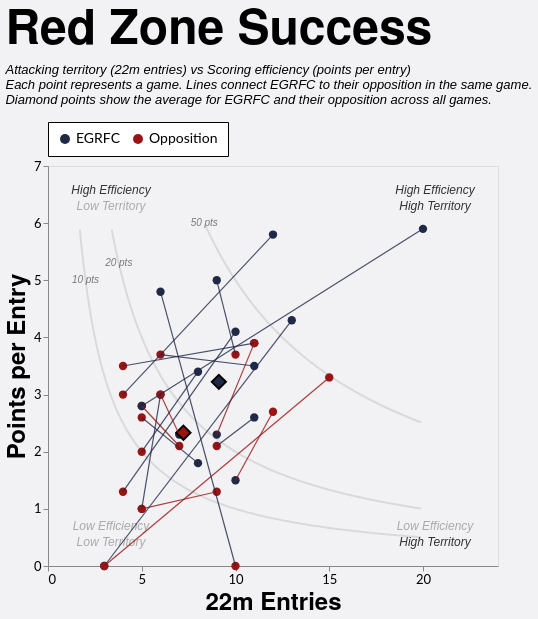

Describe this chart as a Vega-Lite specification.
### Vega-Lite specification from a JSON file in a GitHub repository (floating-point values rounded to 4 significant figures; data arrays with more than 128 entries replaced by an {"elided": "..."} marker saying what was removed)
{"config": {"axis": {"labelFont": "Lato, sans-serif", "titleFont": "PT Sans Narrow, Helvetica Neue, Helvetica, Arial, sans-serif", "labelFontSize": 13, "titleFontSize": 24, "gridColor": "#202947", "gridOpacity": 0.2}, "header": {"labelFont": "PT Sans Narrow, Helvetica Neue, Helvetica, Arial, sans-serif", "titleFont": "PT Sans Narrow, Helvetica Neue, Helvetica, Arial, sans-serif", "labelFontSize": 24, "titleFontSize": 28, "labelFontWeight": "bold", "orient": "left"}, "legend": {"labelFont": "Lato, sans-serif", "titleFont": "PT Sans Narrow, Helvetica Neue, Helvetica, Arial, sans-serif", "labelFontSize": 14, "titleFontSize": 16, "titlePadding": 5, "fillColor": "white", "strokeColor": "black", "padding": 10, "titleFontWeight": "lighter", "titleFontStyle": "italic", "titleColor": "gray", "offset": 10}, "title": {"font": "PT Sans Narrow, Helvetica Neue, Helvetica, Arial, sans-serif", "fontSize": 48, "fontWeight": "bold", "anchor": "start", "align": "center", "titlePadding": 20, "subtitlePadding": 10, "subtitleFontSize": 13, "subtitleColor": "", "subtitleFontStyle": "italic", "offset": 15, "color": "black"}, "axisX": {"labelAngle": 0}, "facet": {"title": null, "header": null, "align": {"row": "each", "column": "each"}}, "resolve": {"scale": {"y": "independent", "facet": "independent"}}, "background": "#f2f1f4"}, "layer": [{"data": {"name": "data-599fc2f6c3ba56b88793ced97d33e5d1"}, "mark": {"type": "line", "clip": true, "color": "black", "opacity": 0.1}, "encoding": {"x": {"field": "x", "type": "quantitative"}, "y": {"field": "y", "type": "quantitative"}}, "name": "view_3"}, {"data": {"name": "data-00c949a7a2803a56dfcb9f8d1ac95424"}, "mark": {"type": "line", "clip": true, "color": "black", "opacity": 0.1}, "encoding": {"x": {"field": "x", "type": "quantitative"}, "y": {"field": "y", "type": "quantitative"}}}, {"data": {"name": "data-fc6cdfa14299584fc906df48e496de6f"}, "mark": {"type": "line", "clip": true, "color": "black", "opacity": 0.1}, "encoding": {"x": {"field": "x", "type": "quantitative"}, "y": {"field": "y", "type": "quantitative"}}}, {"data": {"name": "data-711a5b994e32e1318dde2831c099eb87"}, "mark": {"type": "text", "color": "black", "fontStyle": "italic", "opacity": 0.5, "size": 10}, "encoding": {"text": {"field": "label", "type": "nominal"}, "x": {"field": "x", "type": "quantitative"}, "y": {"field": "y", "type": "quantitative"}}}, {"data": {"name": "data-5a468b3e3df2c99d2f4ec7c9a670c522"}, "mark": {"type": "text", "color": "black", "fontStyle": "italic", "size": 12}, "encoding": {"opacity": {"field": "opacity", "legend": null, "type": "quantitative"}, "text": {"field": "label", "type": "nominal"}, "x": {"field": "x", "type": "quantitative"}, "y": {"field": "y", "type": "quantitative"}}}, {"data": {"name": "data-2ee09be31201013b75531c39c240d6d0"}, "mark": {"type": "point", "filled": true, "size": 70}, "encoding": {"color": {"field": "team", "legend": {"orient": "top", "title": null}, "scale": {"domain": ["EGRFC", "Opposition"], "range": ["#202946", "#991515"]}, "type": "nominal"}, "opacity": {"condition": {"param": "param_8", "value": 1}, "value": 0.1}, "tooltip": [{"field": "label", "title": "Game", "type": "nominal"}, {"field": "date", "title": "Date", "type": "temporal"}, {"field": "points", "title": "Points", "type": "quantitative"}, {"field": "tries", "title": "Tries", "type": "quantitative"}, {"field": "entries_22m", "title": "22m Entries", "type": "quantitative"}, {"field": "points_per_entry", "format": ".1f", "title": "Points per Entry", "type": "quantitative"}, {"field": "tries_per_entry", "format": ".1f", "title": "Tries per Entry", "type": "quantitative"}], "x": {"axis": {"grid": false, "tickCount": 4, "title": "22m Entries"}, "field": "entries_22m", "scale": {"domain": [0, 24.0], "zero": true}, "type": "quantitative"}, "y": {"axis": {"grid": false, "tickCount": 7, "title": "Points per Entry"}, "field": "points_per_entry", "scale": {"domain": [0, 7.0], "zero": true}, "type": "quantitative"}}, "transform": [{"filter": "(rzSquad == 'All' || datum.squad == rzSquad) && (rzSeason == 'All' || datum.season == rzSeason) && (rzGameType == 'All' || (rzGameType == 'League + Cup' && (datum.game_type == 'League' || datum.game_type == 'Cup')) || (rzGameType == 'League only' && datum.game_type == 'League') || datum.game_type == rzGameType)"}]}, {"data": {"name": "data-2ee09be31201013b75531c39c240d6d0"}, "mark": {"type": "point", "filled": true, "opacity": 1, "shape": "diamond", "stroke": "black"}, "encoding": {"color": {"field": "team", "scale": {"domain": ["EGRFC", "Opposition"], "range": ["#202946", "#991515"]}, "type": "nominal"}, "opacity": {"condition": {"param": "param_8", "value": 1}, "value": 0.1}, "size": {"value": 200}, "tooltip": [{"field": "points", "format": ".1f", "title": "Average Points", "type": "quantitative"}, {"field": "tries", "format": ".1f", "title": "Average Tries", "type": "quantitative"}, {"field": "entries_22m", "format": ".1f", "title": "Average 22m Entries", "type": "quantitative"}, {"field": "points_per_entry", "format": ".1f", "title": "Average Points per Entry", "type": "quantitative"}, {"field": "tries_per_entry", "format": ".1f", "title": "Average Tries per Entry", "type": "quantitative"}], "x": {"field": "entries_22m", "type": "quantitative"}, "y": {"field": "points_per_entry", "type": "quantitative"}}, "transform": [{"filter": "(rzSquad == 'All' || datum.squad == rzSquad) && (rzSeason == 'All' || datum.season == rzSeason) && (rzGameType == 'All' || (rzGameType == 'League + Cup' && (datum.game_type == 'League' || datum.game_type == 'Cup')) || (rzGameType == 'League only' && datum.game_type == 'League') || datum.game_type == rzGameType)"}, {"aggregate": [{"op": "mean", "field": "entries_22m", "as": "entries_22m"}, {"op": "mean", "field": "points", "as": "points"}, {"op": "mean", "field": "tries", "as": "tries"}, {"op": "mean", "field": "points_per_entry", "as": "points_per_entry"}, {"op": "mean", "field": "tries_per_entry", "as": "tries_per_entry"}], "groupby": ["team"]}]}, {"data": {"name": "data-be0241dbb039093281ec16d7ba2c9540"}, "mark": {"type": "rule", "strokeWidth": 1.2}, "encoding": {"color": {"condition": {"test": "datum.points_egrfc > datum.points_opp", "value": "#202946"}, "value": "#991515"}, "detail": {"field": "game_id", "type": "nominal"}, "opacity": {"condition": {"param": "param_8", "value": 0.8}, "value": 0.1}, "x": {"field": "entries_22m_egrfc", "type": "quantitative"}, "x2": {"field": "entries_22m_opp"}, "y": {"field": "metric_egrfc", "type": "quantitative"}, "y2": {"field": "metric_opp"}}, "transform": [{"filter": "(rzSquad == 'All' || datum.squad == rzSquad) && (rzSeason == 'All' || datum.season == rzSeason) && (rzGameType == 'All' || (rzGameType == 'League + Cup' && (datum.game_type == 'League' || datum.game_type == 'Cup')) || (rzGameType == 'League only' && datum.game_type == 'League') || datum.game_type == rzGameType)"}]}], "height": 400, "params": [{"name": "rzSquad", "value": "1st"}, {"name": "rzSeason", "value": "All"}, {"name": "rzGameType", "value": "All"}, {"name": "param_8", "select": {"type": "point", "fields": ["team"]}, "bind": "legend", "views": ["view_3"]}], "resolve": {"scale": {"color": "shared", "x": "shared", "y": "shared"}}, "title": {"text": "Red Zone Success", "subtitle": ["Attacking territory (22m entries) vs Scoring efficiency (points per entry)", "Each point represents a game. Lines connect EGRFC to their opposition in the same game.", "Diamond points show the average for EGRFC and their opposition across all games."]}, "width": 450, "$schema": "https://vega.github.io/schema/vega-lite/v5.20.1.json", "datasets": {"data-599fc2f6c3ba56b88793ced97d33e5d1": {"elided": "183 records"}, "data-00c949a7a2803a56dfcb9f8d1ac95424": {"elided": "166 records"}, "data-fc6cdfa14299584fc906df48e496de6f": [{"x": 8.4, "y": 5.952}, {"x": 8.5, "y": 5.882}, {"x": 8.6, "y": 5.814}, {"x": 8.7, "y": 5.747}, {"x": 8.8, "y": 5.682}, {"x": 8.9, "y": 5.618}, {"x": 9.0, "y": 5.556}, {"x": 9.1, "y": 5.495}, {"x": 9.2, "y": 5.435}, {"x": 9.3, "y": 5.376}, {"x": 9.4, "y": 5.319}, {"x": 9.5, "y": 5.263}, {"x": 9.6, "y": 5.208}, {"x": 9.7, "y": 5.155}, {"x": 9.8, "y": 5.102}, {"x": 9.9, "y": 5.051}, {"x": 10.0, "y": 5.0}, {"x": 10.1, "y": 4.95}, {"x": 10.2, "y": 4.902}, {"x": 10.3, "y": 4.854}, {"x": 10.4, "y": 4.808}, {"x": 10.5, "y": 4.762}, {"x": 10.6, "y": 4.717}, {"x": 10.7, "y": 4.673}, {"x": 10.8, "y": 4.63}, {"x": 10.9, "y": 4.587}, {"x": 11.0, "y": 4.545}, {"x": 11.1, "y": 4.505}, {"x": 11.2, "y": 4.464}, {"x": 11.3, "y": 4.425}, {"x": 11.4, "y": 4.386}, {"x": 11.5, "y": 4.348}, {"x": 11.6, "y": 4.31}, {"x": 11.7, "y": 4.274}, {"x": 11.8, "y": 4.237}, {"x": 11.9, "y": 4.202}, {"x": 12.0, "y": 4.167}, {"x": 12.1, "y": 4.132}, {"x": 12.2, "y": 4.098}, {"x": 12.3, "y": 4.065}, {"x": 12.4, "y": 4.032}, {"x": 12.5, "y": 4.0}, {"x": 12.6, "y": 3.968}, {"x": 12.7, "y": 3.937}, {"x": 12.8, "y": 3.906}, {"x": 12.9, "y": 3.876}, {"x": 13.0, "y": 3.846}, {"x": 13.1, "y": 3.817}, {"x": 13.2, "y": 3.788}, {"x": 13.3, "y": 3.759}, {"x": 13.4, "y": 3.731}, {"x": 13.5, "y": 3.704}, {"x": 13.6, "y": 3.676}, {"x": 13.7, "y": 3.65}, {"x": 13.8, "y": 3.623}, {"x": 13.9, "y": 3.597}, {"x": 14.0, "y": 3.571}, {"x": 14.1, "y": 3.546}, {"x": 14.2, "y": 3.521}, {"x": 14.3, "y": 3.497}, {"x": 14.4, "y": 3.472}, {"x": 14.5, "y": 3.448}, {"x": 14.6, "y": 3.425}, {"x": 14.7, "y": 3.401}, {"x": 14.8, "y": 3.378}, {"x": 14.9, "y": 3.356}, {"x": 15.0, "y": 3.333}, {"x": 15.1, "y": 3.311}, {"x": 15.2, "y": 3.289}, {"x": 15.3, "y": 3.268}, {"x": 15.4, "y": 3.247}, {"x": 15.5, "y": 3.226}, {"x": 15.6, "y": 3.205}, {"x": 15.7, "y": 3.185}, {"x": 15.8, "y": 3.165}, {"x": 15.9, "y": 3.145}, {"x": 16.0, "y": 3.125}, {"x": 16.1, "y": 3.106}, {"x": 16.2, "y": 3.086}, {"x": 16.3, "y": 3.067}, {"x": 16.4, "y": 3.049}, {"x": 16.5, "y": 3.03}, {"x": 16.6, "y": 3.012}, {"x": 16.7, "y": 2.994}, {"x": 16.8, "y": 2.976}, {"x": 16.9, "y": 2.959}, {"x": 17.0, "y": 2.941}, {"x": 17.1, "y": 2.924}, {"x": 17.2, "y": 2.907}, {"x": 17.3, "y": 2.89}, {"x": 17.4, "y": 2.874}, {"x": 17.5, "y": 2.857}, {"x": 17.6, "y": 2.841}, {"x": 17.7, "y": 2.825}, {"x": 17.8, "y": 2.809}, {"x": 17.9, "y": 2.793}, {"x": 18.0, "y": 2.778}, {"x": 18.1, "y": 2.762}, {"x": 18.2, "y": 2.747}, {"x": 18.3, "y": 2.732}, {"x": 18.4, "y": 2.717}, {"x": 18.5, "y": 2.703}, {"x": 18.6, "y": 2.688}, {"x": 18.7, "y": 2.674}, {"x": 18.8, "y": 2.66}, {"x": 18.9, "y": 2.646}, {"x": 19.0, "y": 2.632}, {"x": 19.1, "y": 2.618}, {"x": 19.2, "y": 2.604}, {"x": 19.3, "y": 2.591}, {"x": 19.4, "y": 2.577}, {"x": 19.5, "y": 2.564}, {"x": 19.6, "y": 2.551}, {"x": 19.7, "y": 2.538}, {"x": 19.8, "y": 2.525}, {"x": 19.9, "y": 2.513}], "data-711a5b994e32e1318dde2831c099eb87": [{"y": 6.0, "x": 8.333, "label": "50 pts"}, {"y": 5.3, "x": 3.774, "label": "20 pts"}, {"y": 5.0, "x": 2.0, "label": "10 pts"}], "data-5a468b3e3df2c99d2f4ec7c9a670c522": [{"x": 20.64, "y": 6.58, "label": "High Efficiency", "opacity": 1.0}, {"x": 20.64, "y": 0.7, "label": "Low Efficiency", "opacity": 0.5}, {"x": 3.36, "y": 6.58, "label": "High Efficiency", "opacity": 1.0}, {"x": 3.36, "y": 0.7, "label": "Low Efficiency", "opacity": 0.5}, {"x": 20.64, "y": 6.3, "label": "High Territory", "opacity": 1.0}, {"x": 20.64, "y": 0.42, "label": "High Territory", "opacity": 1.0}, {"x": 3.36, "y": 6.3, "label": "Low Territory", "opacity": 0.5}, {"x": 3.36, "y": 0.42, "label": "Low Territory", "opacity": 0.5}], "data-2ee09be31201013b75531c39c240d6d0": [{"game_id": "2026-03-21_1st_Crawley", "date": "2026-03-21T00:00:00", "season": "2025/26", "squad": "1st", "game_type": "League", "opposition": "Crawley", "home_away": "H", "label": "Crawley (H)", "team": "EGRFC", "entries_22m": 20.0, "points": 118.0, "tries": 18.0, "points_per_entry": 5.9, "tries_per_entry": 0.9}, {"game_id": "2026-03-21_1st_Crawley", "date": "2026-03-21T00:00:00", "season": "2025/26", "squad": "1st", "game_type": "League", "opposition": "Crawley", "home_away": "H", "label": "Crawley (H)", "team": "Opposition", "entries_22m": 5.0, "points": 14.0, "tries": 2.0, "points_per_entry": 2.8, "tries_per_entry": 0.4}, {"game_id": "2026-03-07_1st_Eastbourne_II", "date": "2026-03-07T00:00:00", "season": "2025/26", "squad": "1st", "game_type": "League", "opposition": "Eastbourne II", "home_away": "A", "label": "Eastbourne II (A)", "team": "EGRFC", "entries_22m": 6.0, "points": 29.0, "tries": 5.0, "points_per_entry": 4.8, "tries_per_entry": 0.8333}, {"game_id": "2026-03-07_1st_Eastbourne_II", "date": "2026-03-07T00:00:00", "season": "2025/26", "squad": "1st", "game_type": "League", "opposition": "Eastbourne II", "home_away": "A", "label": "Eastbourne II (A)", "team": "Opposition", "entries_22m": 10.0, "points": 0.0, "tries": 0.0, "points_per_entry": 0.0, "tries_per_entry": 0.0}, {"game_id": "2026-02-28_1st_Pulborough", "date": "2026-02-28T00:00:00", "season": "2025/26", "squad": "1st", "game_type": "League", "opposition": "Pulborough", "home_away": "H", "label": "Pulborough (H)", "team": "EGRFC", "entries_22m": 8.0, "points": 14.0, "tries": 1.0, "points_per_entry": 1.8, "tries_per_entry": 0.125}, {"game_id": "2026-02-28_1st_Pulborough", "date": "2026-02-28T00:00:00", "season": "2025/26", "squad": "1st", "game_type": "League", "opposition": "Pulborough", "home_away": "H", "label": "Pulborough (H)", "team": "Opposition", "entries_22m": 5.0, "points": 13.0, "tries": 2.0, "points_per_entry": 2.6, "tries_per_entry": 0.4}, {"game_id": "2026-02-14_1st_Lewes", "date": "2026-02-14T00:00:00", "season": "2025/26", "squad": "1st", "game_type": "League", "opposition": "Lewes", "home_away": "A", "label": "Lewes (A)", "team": "EGRFC", "entries_22m": 11.0, "points": 39.0, "tries": 6.0, "points_per_entry": 3.5, "tries_per_entry": 0.5455}, {"game_id": "2026-02-14_1st_Lewes", "date": "2026-02-14T00:00:00", "season": "2025/26", "squad": "1st", "game_type": "League", "opposition": "Lewes", "home_away": "A", "label": "Lewes (A)", "team": "Opposition", "entries_22m": 6.0, "points": 22.0, "tries": 3.0, "points_per_entry": 3.7, "tries_per_entry": 0.5}, {"game_id": "2026-01-24_1st_Brighton_II", "date": "2026-01-24T00:00:00", "season": "2025/26", "squad": "1st", "game_type": "League", "opposition": "Brighton II", "home_away": "H", "label": "Brighton II (H)", "team": "EGRFC", "entries_22m": 3.0, "points": 0.0, "tries": 0.0, "points_per_entry": 0.0, "tries_per_entry": 0.0}, {"game_id": "2026-01-24_1st_Brighton_II", "date": "2026-01-24T00:00:00", "season": "2025/26", "squad": "1st", "game_type": "League", "opposition": "Brighton II", "home_away": "H", "label": "Brighton II (H)", "team": "Opposition", "entries_22m": 15.0, "points": 50.0, "tries": 8.0, "points_per_entry": 3.3, "tries_per_entry": 0.5333}, {"game_id": "2026-01-10_1st_Royals", "date": "2026-01-10T00:00:00", "season": "2025/26", "squad": "1st", "game_type": "League", "opposition": "Royals", "home_away": "H", "label": "Royals (H)", "team": "EGRFC", "entries_22m": 10.0, "points": 41.0, "tries": 7.0, "points_per_entry": 4.1, "tries_per_entry": 0.7}, {"game_id": "2026-01-10_1st_Royals", "date": "2026-01-10T00:00:00", "season": "2025/26", "squad": "1st", "game_type": "League", "opposition": "Royals", "home_away": "H", "label": "Royals (H)", "team": "Opposition", "entries_22m": 4.0, "points": 5.0, "tries": 1.0, "points_per_entry": 1.3, "tries_per_entry": 0.25}, {"game_id": "2025-12-20_1st_Ditchling", "date": "2025-12-20T00:00:00", "season": "2025/26", "squad": "1st", "game_type": "League", "opposition": "Ditchling", "home_away": "H", "label": "Ditchling (H)", "team": "EGRFC", "entries_22m": 11.0, "points": 29.0, "tries": 5.0, "points_per_entry": 2.6, "tries_per_entry": 0.4545}, {"game_id": "2025-12-20_1st_Ditchling", "date": "2025-12-20T00:00:00", "season": "2025/26", "squad": "1st", "game_type": "League", "opposition": "Ditchling", "home_away": "H", "label": "Ditchling (H)", "team": "Opposition", "entries_22m": 9.0, "points": 19.0, "tries": 3.0, "points_per_entry": 2.1, "tries_per_entry": 0.3333}, {"game_id": "2025-11-29_1st_Eastbourne_II", "date": "2025-11-29T00:00:00", "season": "2025/26", "squad": "1st", "game_type": "League", "opposition": "Eastbourne II", "home_away": "H", "label": "Eastbourne II (H)", "team": "EGRFC", "entries_22m": 13.0, "points": 56.0, "tries": 10.0, "points_per_entry": 4.3, "tries_per_entry": 0.7692}, {"game_id": "2025-11-29_1st_Eastbourne_II", "date": "2025-11-29T00:00:00", "season": "2025/26", "squad": "1st", "game_type": "League", "opposition": "Eastbourne II", "home_away": "H", "label": "Eastbourne II (H)", "team": "Opposition", "entries_22m": 3.0, "points": 0.0, "tries": 0.0, "points_per_entry": 0.0, "tries_per_entry": 0.0}, {"game_id": "2025-11-22_1st_Pulborough", "date": "2025-11-22T00:00:00", "season": "2025/26", "squad": "1st", "game_type": "League", "opposition": "Pulborough", "home_away": "A", "label": "Pulborough (A)", "team": "EGRFC", "entries_22m": 5.0, "points": 5.0, "tries": 1.0, "points_per_entry": 1.0, "tries_per_entry": 0.2}, {"game_id": "2025-11-22_1st_Pulborough", "date": "2025-11-22T00:00:00", "season": "2025/26", "squad": "1st", "game_type": "League", "opposition": "Pulborough", "home_away": "A", "label": "Pulborough (A)", "team": "Opposition", "entries_22m": 9.0, "points": 12.0, "tries": 2.0, "points_per_entry": 1.3, "tries_per_entry": 0.2222}, {"game_id": "2025-11-15_1st_Hove", "date": "2025-11-15T00:00:00", "season": "2025/26", "squad": "1st", "game_type": "Cup", "opposition": "Hove", "home_away": "H", "label": "Hove (H)", "team": "EGRFC", "entries_22m": 10.0, "points": 15.0, "tries": 2.0, "points_per_entry": 1.5, "tries_per_entry": 0.2}, {"game_id": "2025-11-15_1st_Hove", "date": "2025-11-15T00:00:00", "season": "2025/26", "squad": "1st", "game_type": "Cup", "opposition": "Hove", "home_away": "H", "label": "Hove (H)", "team": "Opposition", "entries_22m": 12.0, "points": 32.0, "tries": 5.0, "points_per_entry": 2.7, "tries_per_entry": 0.4167}, {"game_id": "2025-11-08_1st_Lewes", "date": "2025-11-08T00:00:00", "season": "2025/26", "squad": "1st", "game_type": "League", "opposition": "Lewes", "home_away": "H", "label": "Lewes (H)", "team": "EGRFC", "entries_22m": 11.0, "points": 43.0, "tries": 7.0, "points_per_entry": 3.9, "tries_per_entry": 0.6364}, {"game_id": "2025-11-08_1st_Lewes", "date": "2025-11-08T00:00:00", "season": "2025/26", "squad": "1st", "game_type": "League", "opposition": "Lewes", "home_away": "H", "label": "Lewes (H)", "team": "Opposition", "entries_22m": 4.0, "points": 14.0, "tries": 2.0, "points_per_entry": 3.5, "tries_per_entry": 0.5}, {"game_id": "2025-10-11_1st_Shoreham", "date": "2025-10-11T00:00:00", "season": "2025/26", "squad": "1st", "game_type": "League", "opposition": "Shoreham", "home_away": "H", "label": "Shoreham (H)", "team": "EGRFC", "entries_22m": 12.0, "points": 69.0, "tries": 11.0, "points_per_entry": 5.8, "tries_per_entry": 0.9167}, {"game_id": "2025-10-11_1st_Shoreham", "date": "2025-10-11T00:00:00", "season": "2025/26", "squad": "1st", "game_type": "League", "opposition": "Shoreham", "home_away": "H", "label": "Shoreham (H)", "team": "Opposition", "entries_22m": 4.0, "points": 12.0, "tries": 2.0, "points_per_entry": 3.0, "tries_per_entry": 0.5}, {"game_id": "2025-10-04_1st_Seaford", "date": "2025-10-04T00:00:00", "season": "2025/26", "squad": "1st", "game_type": "League", "opposition": "Seaford", "home_away": "A", "label": "Seaford (A)", "team": "EGRFC", "entries_22m": 8.0, "points": 27.0, "tries": 4.0, "points_per_entry": 3.4, "tries_per_entry": 0.5}, {"game_id": "2025-10-04_1st_Seaford", "date": "2025-10-04T00:00:00", "season": "2025/26", "squad": "1st", "game_type": "League", "opposition": "Seaford", "home_away": "A", "label": "Seaford (A)", "team": "Opposition", "entries_22m": 5.0, "points": 10.0, "tries": 2.0, "points_per_entry": 2.0, "tries_per_entry": 0.4}, {"game_id": "2025-04-12_1st_Haywards_Heath", "date": "2025-04-12T00:00:00", "season": "2024/25", "squad": "1st", "game_type": "Cup", "opposition": "Haywards Heath", "home_away": "H", "label": "Haywards Heath (H)", "team": "EGRFC", "entries_22m": 9.0, "points": 45.0, "tries": 6.0, "points_per_entry": 5.0, "tries_per_entry": 0.6667}, {"game_id": "2025-04-12_1st_Haywards_Heath", "date": "2025-04-12T00:00:00", "season": "2024/25", "squad": "1st", "game_type": "Cup", "opposition": "Haywards Heath", "home_away": "H", "label": "Haywards Heath (H)", "team": "Opposition", "entries_22m": 10.0, "points": 37.0, "tries": 6.0, "points_per_entry": 3.7, "tries_per_entry": 0.6}, {"game_id": "2025-03-22_1st_Cobham", "date": "2025-03-22T00:00:00", "season": "2024/25", "squad": "1st", "game_type": "League", "opposition": "Cobham", "home_away": "H", "label": "Cobham (H)", "team": "EGRFC", "entries_22m": 9.0, "points": 21.0, "tries": 3.0, "points_per_entry": 2.3, "tries_per_entry": 0.3333}, {"game_id": "2025-03-22_1st_Cobham", "date": "2025-03-22T00:00:00", "season": "2024/25", "squad": "1st", "game_type": "League", "opposition": "Cobham", "home_away": "H", "label": "Cobham (H)", "team": "Opposition", "entries_22m": 11.0, "points": 43.0, "tries": 7.0, "points_per_entry": 3.9, "tries_per_entry": 0.6364}, {"game_id": "2025-02-15_1st_Eastbourne", "date": "2025-02-15T00:00:00", "season": "2024/25", "squad": "1st", "game_type": "League", "opposition": "Eastbourne", "home_away": "H", "label": "Eastbourne (H)", "team": "EGRFC", "entries_22m": 5.0, "points": 14.0, "tries": 2.0, "points_per_entry": 2.8, "tries_per_entry": 0.4}, {"game_id": "2025-02-15_1st_Eastbourne", "date": "2025-02-15T00:00:00", "season": "2024/25", "squad": "1st", "game_type": "League", "opposition": "Eastbourne", "home_away": "H", "label": "Eastbourne (H)", "team": "Opposition", "entries_22m": 7.0, "points": 15.0, "tries": 2.0, "points_per_entry": 2.1, "tries_per_entry": 0.2857}, {"game_id": "2024-12-14_1st_Old_Haileyburians", "date": "2024-12-14T00:00:00", "season": "2024/25", "squad": "1st", "game_type": "League", "opposition": "Old Haileyburians", "home_away": "H", "label": "Old Haileyburians (H)", "team": "EGRFC", "entries_22m": 6.0, "points": 18.0, "tries": 2.0, "points_per_entry": 3.0, "tries_per_entry": 0.3333}, {"game_id": "2024-12-14_1st_Old_Haileyburians", "date": "2024-12-14T00:00:00", "season": "2024/25", "squad": "1st", "game_type": "League", "opposition": "Old Haileyburians", "home_away": "H", "label": "Old Haileyburians (H)", "team": "Opposition", "entries_22m": 5.0, "points": 5.0, "tries": 1.0, "points_per_entry": 1.0, "tries_per_entry": 0.2}, {"game_id": "2024-09-07_1st_London_Cornish", "date": "2024-09-07T00:00:00", "season": "2024/25", "squad": "1st", "game_type": "League", "opposition": "London Cornish", "home_away": "H", "label": "London Cornish (H)", "team": "EGRFC", "entries_22m": 7.0, "points": 16.0, "tries": 2.0, "points_per_entry": 2.3, "tries_per_entry": 0.2857}, {"game_id": "2024-09-07_1st_London_Cornish", "date": "2024-09-07T00:00:00", "season": "2024/25", "squad": "1st", "game_type": "League", "opposition": "London Cornish", "home_away": "H", "label": "London Cornish (H)", "team": "Opposition", "entries_22m": 6.0, "points": 18.0, "tries": 2.0, "points_per_entry": 3.0, "tries_per_entry": 0.3333}], "data-be0241dbb039093281ec16d7ba2c9540": [{"game_id": "2024-09-07_1st_London_Cornish", "date": "2024-09-07T00:00:00", "season": "2024/25", "squad": "1st", "game_type": "League", "opposition": "London Cornish", "label": "London Cornish (H)", "entries_22m_egrfc": 7.0, "entries_22m_opp": 6.0, "points_egrfc": 16.0, "points_opp": 18.0, "metric_egrfc": 2.3, "metric_opp": 3.0, "tries_egrfc": 2.0, "tries_opp": 2.0}, {"game_id": "2024-12-14_1st_Old_Haileyburians", "date": "2024-12-14T00:00:00", "season": "2024/25", "squad": "1st", "game_type": "League", "opposition": "Old Haileyburians", "label": "Old Haileyburians (H)", "entries_22m_egrfc": 6.0, "entries_22m_opp": 5.0, "points_egrfc": 18.0, "points_opp": 5.0, "metric_egrfc": 3.0, "metric_opp": 1.0, "tries_egrfc": 2.0, "tries_opp": 1.0}, {"game_id": "2025-02-15_1st_Eastbourne", "date": "2025-02-15T00:00:00", "season": "2024/25", "squad": "1st", "game_type": "League", "opposition": "Eastbourne", "label": "Eastbourne (H)", "entries_22m_egrfc": 5.0, "entries_22m_opp": 7.0, "points_egrfc": 14.0, "points_opp": 15.0, "metric_egrfc": 2.8, "metric_opp": 2.1, "tries_egrfc": 2.0, "tries_opp": 2.0}, {"game_id": "2025-03-22_1st_Cobham", "date": "2025-03-22T00:00:00", "season": "2024/25", "squad": "1st", "game_type": "League", "opposition": "Cobham", "label": "Cobham (H)", "entries_22m_egrfc": 9.0, "entries_22m_opp": 11.0, "points_egrfc": 21.0, "points_opp": 43.0, "metric_egrfc": 2.3, "metric_opp": 3.9, "tries_egrfc": 3.0, "tries_opp": 7.0}, {"game_id": "2025-04-12_1st_Haywards_Heath", "date": "2025-04-12T00:00:00", "season": "2024/25", "squad": "1st", "game_type": "Cup", "opposition": "Haywards Heath", "label": "Haywards Heath (H)", "entries_22m_egrfc": 9.0, "entries_22m_opp": 10.0, "points_egrfc": 45.0, "points_opp": 37.0, "metric_egrfc": 5.0, "metric_opp": 3.7, "tries_egrfc": 6.0, "tries_opp": 6.0}, {"game_id": "2025-10-04_1st_Seaford", "date": "2025-10-04T00:00:00", "season": "2025/26", "squad": "1st", "game_type": "League", "opposition": "Seaford", "label": "Seaford (A)", "entries_22m_egrfc": 8.0, "entries_22m_opp": 5.0, "points_egrfc": 27.0, "points_opp": 10.0, "metric_egrfc": 3.4, "metric_opp": 2.0, "tries_egrfc": 4.0, "tries_opp": 2.0}, {"game_id": "2025-10-11_1st_Shoreham", "date": "2025-10-11T00:00:00", "season": "2025/26", "squad": "1st", "game_type": "League", "opposition": "Shoreham", "label": "Shoreham (H)", "entries_22m_egrfc": 12.0, "entries_22m_opp": 4.0, "points_egrfc": 69.0, "points_opp": 12.0, "metric_egrfc": 5.8, "metric_opp": 3.0, "tries_egrfc": 11.0, "tries_opp": 2.0}, {"game_id": "2025-11-08_1st_Lewes", "date": "2025-11-08T00:00:00", "season": "2025/26", "squad": "1st", "game_type": "League", "opposition": "Lewes", "label": "Lewes (H)", "entries_22m_egrfc": 11.0, "entries_22m_opp": 4.0, "points_egrfc": 43.0, "points_opp": 14.0, "metric_egrfc": 3.9, "metric_opp": 3.5, "tries_egrfc": 7.0, "tries_opp": 2.0}, {"game_id": "2025-11-15_1st_Hove", "date": "2025-11-15T00:00:00", "season": "2025/26", "squad": "1st", "game_type": "Cup", "opposition": "Hove", "label": "Hove (H)", "entries_22m_egrfc": 10.0, "entries_22m_opp": 12.0, "points_egrfc": 15.0, "points_opp": 32.0, "metric_egrfc": 1.5, "metric_opp": 2.7, "tries_egrfc": 2.0, "tries_opp": 5.0}, {"game_id": "2025-11-22_1st_Pulborough", "date": "2025-11-22T00:00:00", "season": "2025/26", "squad": "1st", "game_type": "League", "opposition": "Pulborough", "label": "Pulborough (A)", "entries_22m_egrfc": 5.0, "entries_22m_opp": 9.0, "points_egrfc": 5.0, "points_opp": 12.0, "metric_egrfc": 1.0, "metric_opp": 1.3, "tries_egrfc": 1.0, "tries_opp": 2.0}, {"game_id": "2025-11-29_1st_Eastbourne_II", "date": "2025-11-29T00:00:00", "season": "2025/26", "squad": "1st", "game_type": "League", "opposition": "Eastbourne II", "label": "Eastbourne II (H)", "entries_22m_egrfc": 13.0, "entries_22m_opp": 3.0, "points_egrfc": 56.0, "points_opp": 0.0, "metric_egrfc": 4.3, "metric_opp": 0.0, "tries_egrfc": 10.0, "tries_opp": 0.0}, {"game_id": "2025-12-20_1st_Ditchling", "date": "2025-12-20T00:00:00", "season": "2025/26", "squad": "1st", "game_type": "League", "opposition": "Ditchling", "label": "Ditchling (H)", "entries_22m_egrfc": 11.0, "entries_22m_opp": 9.0, "points_egrfc": 29.0, "points_opp": 19.0, "metric_egrfc": 2.6, "metric_opp": 2.1, "tries_egrfc": 5.0, "tries_opp": 3.0}, {"game_id": "2026-01-10_1st_Royals", "date": "2026-01-10T00:00:00", "season": "2025/26", "squad": "1st", "game_type": "League", "opposition": "Royals", "label": "Royals (H)", "entries_22m_egrfc": 10.0, "entries_22m_opp": 4.0, "points_egrfc": 41.0, "points_opp": 5.0, "metric_egrfc": 4.1, "metric_opp": 1.3, "tries_egrfc": 7.0, "tries_opp": 1.0}, {"game_id": "2026-01-24_1st_Brighton_II", "date": "2026-01-24T00:00:00", "season": "2025/26", "squad": "1st", "game_type": "League", "opposition": "Brighton II", "label": "Brighton II (H)", "entries_22m_egrfc": 3.0, "entries_22m_opp": 15.0, "points_egrfc": 0.0, "points_opp": 50.0, "metric_egrfc": 0.0, "metric_opp": 3.3, "tries_egrfc": 0.0, "tries_opp": 8.0}, {"game_id": "2026-02-14_1st_Lewes", "date": "2026-02-14T00:00:00", "season": "2025/26", "squad": "1st", "game_type": "League", "opposition": "Lewes", "label": "Lewes (A)", "entries_22m_egrfc": 11.0, "entries_22m_opp": 6.0, "points_egrfc": 39.0, "points_opp": 22.0, "metric_egrfc": 3.5, "metric_opp": 3.7, "tries_egrfc": 6.0, "tries_opp": 3.0}, {"game_id": "2026-02-28_1st_Pulborough", "date": "2026-02-28T00:00:00", "season": "2025/26", "squad": "1st", "game_type": "League", "opposition": "Pulborough", "label": "Pulborough (H)", "entries_22m_egrfc": 8.0, "entries_22m_opp": 5.0, "points_egrfc": 14.0, "points_opp": 13.0, "metric_egrfc": 1.8, "metric_opp": 2.6, "tries_egrfc": 1.0, "tries_opp": 2.0}, {"game_id": "2026-03-07_1st_Eastbourne_II", "date": "2026-03-07T00:00:00", "season": "2025/26", "squad": "1st", "game_type": "League", "opposition": "Eastbourne II", "label": "Eastbourne II (A)", "entries_22m_egrfc": 6.0, "entries_22m_opp": 10.0, "points_egrfc": 29.0, "points_opp": 0.0, "metric_egrfc": 4.8, "metric_opp": 0.0, "tries_egrfc": 5.0, "tries_opp": 0.0}, {"game_id": "2026-03-21_1st_Crawley", "date": "2026-03-21T00:00:00", "season": "2025/26", "squad": "1st", "game_type": "League", "opposition": "Crawley", "label": "Crawley (H)", "entries_22m_egrfc": 20.0, "entries_22m_opp": 5.0, "points_egrfc": 118.0, "points_opp": 14.0, "metric_egrfc": 5.9, "metric_opp": 2.8, "tries_egrfc": 18.0, "tries_opp": 2.0}]}}
